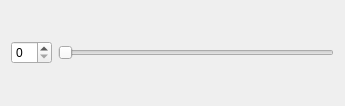
<?xml version="1.0" encoding="UTF-8"?>
<ui version="4.0">
 <class>SmallWidget</class>
 <widget class="QWidget" name="SmallWidget">
  <property name="geometry">
   <rect>
    <x>0</x>
    <y>0</y>
    <width>345</width>
    <height>106</height>
   </rect>
  </property>
  <property name="windowTitle">
   <string>Form</string>
  </property>
  <layout class="QHBoxLayout" name="horizontalLayout">
   <item>
    <widget class="QSpinBox" name="spinBox"/>
   </item>
   <item>
    <widget class="QSlider" name="horizontalSlider">
     <property name="orientation">
      <enum>Qt::Horizontal</enum>
     </property>
    </widget>
   </item>
  </layout>
 </widget>
 <resources/>
 <connections/>
</ui>
